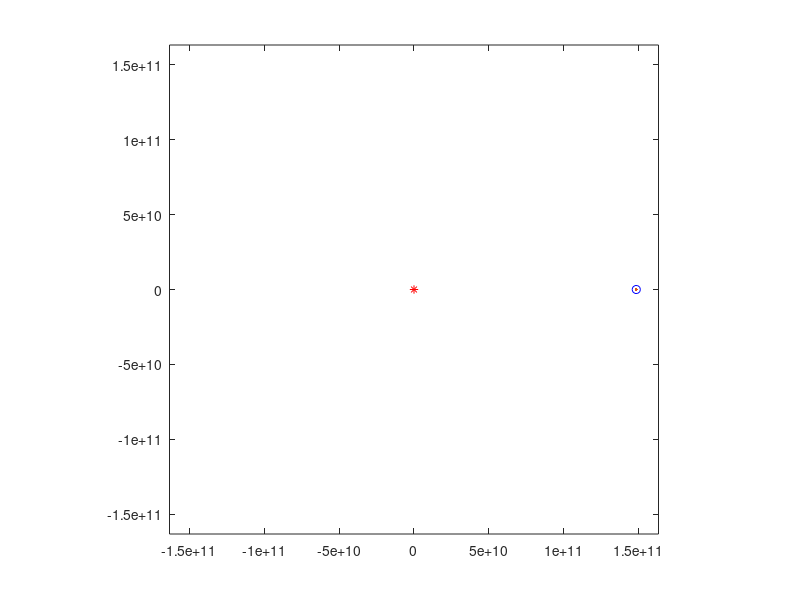

Write MATLAB code to recreate this figure. (Note: this script raises an error after producing the figure.)
G=6.6743e-11;
R=6.371e6;
m_jupiter=1.898e27;
des=1.4827e11;
tmax=365.25*24*60*60*7;
clockmax=1000;
dt=tmax/clockmax;
xsave = zeros(1,clockmax);
ysave = zeros(1,clockmax);
tsave = zeros(1,clockmax);
x=des; % distance from Jupiter to Earth
y=0; % Earth and Jupiter are assumed to be in the same plane
r=sqrt(x^2+y^2);
u=-0.7*sqrt(G*m_jupiter/r); % velocity towards Jupiter
v=sqrt(G*m_jupiter/r); % perpendicular velocity for an orbit
center = [0 0];

radius = des/2;
numPoints = 10000;
theta = linspace(0, 2*pi, numPoints);
Cx = center(1) + radius*cos(theta);
Cy = center(2) + radius*sin(theta);

plot(0,0,'r*');
hold on;
plot(Cx, Cy);
hold on;
hp=plot(x,y,'bo'); %Plot the blue colored circle markers
htrail=plot(x,y);
axis(1.1*[-des,des,-des,des]);
axis equal;
axis manual;

for clock=1:clockmax
    t=clock*dt;
    r=sqrt(x^2+y^2);
    if(r>0.7*des)
        u=u-dt*G*m_jupiter*x/r^3;
        v=v-dt*G*m_jupiter*y/r^3;
        x=x+dt*u;
        y=y+dt*v;
        r=sqrt(x^2+y^2);
        tsave(clock)=t;
        xsave(clock)=x;
        ysave(clock)=y;

        if(mod(clock,10)==0)
            hp.XData = x;
            hp.YData = y;
            htrail.XData=xsave(1:clock);
            htrail.YData=ysave(1:clock);
            drawnow;
        end
    end %end if
end


axis equal